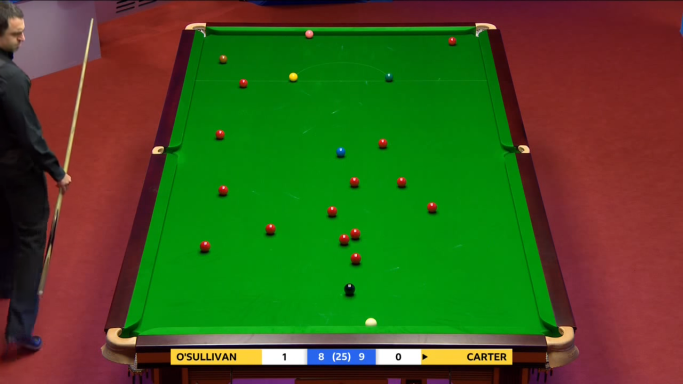
#> input picture examples/snooker1.jpg, 1366 x 768 px (shown at 1/2 size); its folder holds only this picture in this run
$ python -i detector.py   (imports and definitions only)
#> lines starting #> are read from the running program, lines starting #| are printed output that depends on the picture; after the words box and inside, x2 and y2 are one past the last pixel; in counts of white or black regions, pixels touching at a corner belong together
import cv2
import numpy as np
from typing import List, Dict, Tuple, Any
import matplotlib.pyplot as plt
from sklearn.cluster import KMeans
from collections import Counter

class Ball:
    """Represents a snooker ball with its properties"""

    # [14 lines left out: function __init__, not called in this run]

    def __repr__(self):
        return f"Ball(color='{self.color}', position={self.position}, radius={self.radius:.1f}, confidence={self.confidence:.2f})"


class BallDetector:
    """Detects snooker balls in an image using adaptive color analysis"""

    # Ball types in snooker
    BALL_TYPES = ['red', 'yellow', 'green', 'brown', 'blue', 'pink', 'black', 'white']

    # Maximum number of each ball type in a standard snooker game
    BALL_COUNTS = {
        'red': 15,
        'yellow': 1,
        'green': 1,
        'brown': 1,
        'blue': 1,
        'pink': 1,
        'black': 1,
        'white': 1
    }

    # Approximate BGR values for reference (not used directly for detection)
    REFERENCE_BGR = {
        'red': [40, 40, 200],     # Red ball
        'yellow': [30, 220, 220],  # Yellow ball
        'green': [30, 180, 30],    # Green ball
        'brown': [40, 80, 140],    # Brown ball
        'blue': [200, 60, 40],     # Blue ball
        'pink': [180, 120, 220],   # Pink ball
        'black': [20, 20, 20],     # Black ball
        'white': [230, 230, 230]   # White ball
    }

    def __init__(self,
                 min_ball_radius_ratio: float = 0.01,
                 max_ball_radius_ratio: float = 0.03,
                 circularity_threshold: float = 0.6,  # Reduced from 0.7 to allow less circular shapes
                 min_ball_area: int = 100,
                 debug: bool = False):
        """
        Initialize the ball detector

        Args:
            min_ball_radius_ratio: Minimum ball radius relative to table width
            max_ball_radius_ratio: Maximum ball radius relative to table width
            circularity_threshold: Minimum circularity for valid balls (0-1)
            min_ball_area: Minimum area for a valid ball in pixels
            debug: Whether to show debug images
        """
        self.min_ball_radius_ratio = min_ball_radius_ratio
        self.max_ball_radius_ratio = max_ball_radius_ratio
        self.circularity_threshold = circularity_threshold
        self.min_ball_area = min_ball_area
        self.debug = debug

    def detect_balls(self, image: np.ndarray,
                    table_corners: List[Tuple[int, int]] = None) -> List[Ball]:
        """
        Detect all snooker balls in the image using multi-approach detection

        Args:
            image: BGR image containing snooker table and balls
            table_corners: Optional corner coordinates of the table for proportional sizing

        Returns:
            List of detected Ball objects
        """
        # Make a copy of the input image
        img = image.copy()

        # Calculate table dimensions and create mask
        table_width, table_mask, img_masked, sorted_corners = self._prepare_image(img, table_corners)

        # Calculate ball radius range based on table width
        min_radius = max(1, int(table_width * self.min_ball_radius_ratio))
        max_radius = max(min_radius + 5, int(table_width * self.max_ball_radius_ratio))

        # Use multiple approaches to find ball candidates
        candidates = []

        # Step 1: Use blob detection (more robust to reflections and soft edges)
        blob_candidates = self._detect_balls_via_blob(img_masked, min_radius, max_radius)
        candidates.extend(blob_candidates)

        # Step 2: Use color-based segmentation (better for balls with distinct colors)
        color_candidates = self._detect_balls_via_color_segmentation(img_masked, min_radius, max_radius, table_mask)

        # Merge candidates from different approaches
        merged_candidates = self._merge_candidates(candidates, color_candidates, min_radius)

        if not merged_candidates:
            return []

        if self.debug:
            self._debug_show_candidates(img, merged_candidates, "Ball Candidates")

        # Extract color features for each ball candidate
        ball_features = []
        for candidate in merged_candidates:
            features = self._extract_color_features(img, candidate)
            ball_features.append((candidate, features))

        # Perform color-based clustering and classification
        detected_balls = self._classify_balls_by_color(img, ball_features)

        # Filter balls (remove overlaps, apply count constraints)
        filtered_balls = self._filter_balls(detected_balls)

        # Visualization
        if self.debug:
            self._debug_show_balls(img, filtered_balls, sorted_corners, "Detected Balls")

        return filtered_balls

    def _prepare_image(self, img: np.ndarray, table_corners: List[Tuple[int, int]]) -> Tuple[float, np.ndarray, np.ndarray, List[Tuple[int, int]]]:
        """Prepare the image for processing and calculate table dimensions"""
        # Calculate table width if corners are provided
        table_width = None
        sorted_corners = None

        if table_corners and len(table_corners) >= 4:
            sorted_corners = self._sort_corners(table_corners)
            # Calculate width as distance between top-left and top-right corners
            top_left, top_right = sorted_corners[0], sorted_corners[1]
            table_width = np.sqrt((top_right[0] - top_left[0])**2 +
                                  (top_right[1] - top_left[1])**2)

        # If table width not available, use image width
        if table_width is None:
            table_width = img.shape[1]

        # Create a mask for the table area if corners are provided
        table_mask = None
        if table_corners and len(table_corners) >= 4:
            table_mask = np.zeros((img.shape[0], img.shape[1]), dtype=np.uint8)
            cv2.fillPoly(table_mask, [np.array(sorted_corners, dtype=np.int32)], 255)
            img_masked = cv2.bitwise_and(img, img, mask=table_mask)
        else:
            table_mask = np.ones((img.shape[0], img.shape[1]), dtype=np.uint8) * 255
            img_masked = img.copy()

        return table_width, table_mask, img_masked, sorted_corners

    def _detect_balls_via_blob(self, img: np.ndarray, min_radius: int, max_radius: int) -> List[Dict]:
        """
        Detect potential ball candidates using blob detection
        """
        # Convert to grayscale
        gray = cv2.cvtColor(img, cv2.COLOR_BGR2GRAY)

        # Apply preprocessing to improve ball visibility
        # - Gaussian blur to reduce noise
        blurred = cv2.GaussianBlur(gray, (5, 5), 0)

        # - Apply CLAHE (Contrast Limited Adaptive Histogram Equalization)
        clahe = cv2.createCLAHE(clipLimit=2.0, tileGridSize=(8, 8))
        enhanced = clahe.apply(blurred)

        if self.debug:
            plt.figure(figsize=(12, 4))
            plt.subplot(1, 3, 1), plt.imshow(gray, cmap='gray')
            plt.title('Grayscale'), plt.axis('off')
            plt.subplot(1, 3, 2), plt.imshow(blurred, cmap='gray')
            plt.title('Blurred'), plt.axis('off')
            plt.subplot(1, 3, 3), plt.imshow(enhanced, cmap='gray')
            plt.title('Enhanced (CLAHE)'), plt.axis('off')
            plt.tight_layout()
            plt.show()

        # Set up the blob detector parameters
        params = cv2.SimpleBlobDetector_Params()

        # Change thresholds - lower min threshold to detect darker balls
        params.minThreshold = 10
        params.maxThreshold = 255

        # Filter by area
        params.filterByArea = True
        params.minArea = np.pi * (min_radius ** 2)
        params.maxArea = np.pi * (max_radius ** 2) * 1.5  # Bit larger to account for reflections

        # Filter by circularity
        params.filterByCircularity = True
        params.minCircularity = self.circularity_threshold - 0.1  # Lower threshold for blob detection

        # Filter by convexity
        params.filterByConvexity = True
        params.minConvexity = 0.8

        # Filter by inertia ratio (how elongated a shape is - 1.0 is a perfect circle)
        params.filterByInertia = True
        params.minInertiaRatio = 0.7

        # Create blob detector
        detector = cv2.SimpleBlobDetector_create(params)

        # Detect blobs
        keypoints = detector.detect(enhanced)

        # Create candidate objects from keypoints
        candidates = []
        for kp in keypoints:
            center = (int(kp.pt[0]), int(kp.pt[1]))
            radius = int(kp.size / 2)  # size is diameter

            # Create a mask for this ball
            mask = np.zeros(img.shape[:2], dtype=np.uint8)
            cv2.circle(mask, center, radius, 255, -1)

            candidates.append({
                'center': center,
                'radius': radius,
                'mask': mask,
                'circularity': 0.9,  # SimpleBlobDetector already filters by circularity
                'detection_type': 'blob'
            })

        if self.debug:
            # Draw detected blobs
            blob_img = cv2.drawKeypoints(img, keypoints, np.array([]),
                                        (0, 255, 0),
                                        cv2.DRAW_MATCHES_FLAGS_DRAW_RICH_KEYPOINTS)
            plt.figure(figsize=(10, 7))
            plt.imshow(cv2.cvtColor(blob_img, cv2.COLOR_BGR2RGB))
            plt.title(f'Blob Detection: {len(candidates)} candidates')
            plt.axis('off')
            plt.show()

        return candidates

    def _detect_balls_via_color_segmentation(self, img: np.ndarray, min_radius: int, max_radius: int, table_mask: np.ndarray) -> List[Dict]:
        """
        Detect potential ball candidates using color segmentation
        """
        candidates = []

        # Convert to HSV for better color segmentation
        hsv = cv2.cvtColor(img, cv2.COLOR_BGR2HSV)

        # We'll try to detect balls with distinctive colors (white, black, colored balls)
        # using color thresholds specific to each type of ball

        # List of color segmentation configurations (name, lower_hsv, upper_hsv)
        color_configs = [
            # White ball (high value, low saturation)
            ('white', np.array([0, 0, 180]), np.array([180, 50, 255])),

            # Black ball (low value)
            ('black', np.array([0, 0, 0]), np.array([180, 255, 50])),

            # Yellow ball
            ('yellow', np.array([20, 100, 100]), np.array([35, 255, 255])),

            # Blue ball
            ('blue', np.array([100, 70, 70]), np.array([130, 255, 255])),

            # Green ball
            ('green', np.array([40, 40, 40]), np.array([80, 255, 255])),

            # Pink ball
            ('pink', np.array([145, 30, 150]), np.array([165, 255, 255])),

            # Red balls (two ranges to handle the hue wrap-around)
            ('red1', np.array([0, 120, 70]), np.array([10, 255, 255])),
            ('red2', np.array([170, 120, 70]), np.array([180, 255, 255]))
        ]

        # Process each color range
        for color_name, lower, upper in color_configs:
            # Create mask for this color range
            color_mask = cv2.inRange(hsv, lower, upper)

            # Combine red masks if processing the second red range
            if color_name == 'red2':
                red1_mask = cv2.inRange(hsv, np.array([0, 120, 70]), np.array([10, 255, 255]))
                color_mask = cv2.bitwise_or(color_mask, red1_mask)
                color_name = 'red'  # Rename for consistency

            # Apply table mask to restrict detection to table area
            if table_mask is not None:
                color_mask = cv2.bitwise_and(color_mask, table_mask)

            # Clean up the mask
            kernel = np.ones((3, 3), np.uint8)
            color_mask = cv2.morphologyEx(color_mask, cv2.MORPH_OPEN, kernel)
            color_mask = cv2.morphologyEx(color_mask, cv2.MORPH_CLOSE, kernel, iterations=2)

            if self.debug and np.sum(color_mask) > 0:
                plt.figure(figsize=(8, 6))
                plt.imshow(color_mask, cmap='gray')
                plt.title(f'{color_name} Color Mask')
                plt.axis('off')
                plt.show()

            # Find contours
            contours, _ = cv2.findContours(color_mask, cv2.RETR_EXTERNAL, cv2.CHAIN_APPROX_SIMPLE)

            # Process each contour
            for contour in contours:
                area = cv2.contourArea(contour)

                # Skip small contours
                if area < self.min_ball_area:
                    continue

                # Check if area is within range for a ball
                min_area = np.pi * (min_radius ** 2)
                max_area = np.pi * (max_radius ** 2) * 1.5  # Allow a bit larger

                if area < min_area or area > max_area:
                    continue

                # Calculate circularity
                perimeter = cv2.arcLength(contour, True)
                if perimeter == 0:
                    continue
                circularity = 4 * np.pi * area / (perimeter * perimeter)

                # Skip non-circular objects
                if circularity < self.circularity_threshold:
                    continue

                # Find the minimum enclosing circle
                (x, y), radius = cv2.minEnclosingCircle(contour)

                # Check if radius is within expected range
                if radius < min_radius or radius > max_radius:
                    continue

                # Create a mask for this ball
                mask = np.zeros(img.shape[:2], dtype=np.uint8)
                cv2.drawContours(mask, [contour], -1, 255, -1)

                # Add to candidates
                candidates.append({
                    'center': (int(x), int(y)),
                    'radius': int(radius),
                    'mask': mask,
                    'circularity': circularity,
                    'detection_type': 'color_' + color_name,
                    'color_hint': color_name.replace('1', '').replace('2', '')  # Remove number suffixes
                })

        if self.debug:
            # Draw detected candidates
            color_img = img.copy()
            for candidate in candidates:
                cv2.circle(color_img, candidate['center'], candidate['radius'], (0, 255, 0), 2)

            plt.figure(figsize=(10, 7))
            plt.imshow(cv2.cvtColor(color_img, cv2.COLOR_BGR2RGB))
            plt.title(f'Color Segmentation: {len(candidates)} candidates')
            plt.axis('off')
            plt.show()

        return candidates

    def _merge_candidates(self, candidates1: List[Dict], candidates2: List[Dict], min_radius: int) -> List[Dict]:
        """
        Merge candidates from different detection approaches, removing duplicates
        """
        merged = candidates1.copy()

        # Check each candidate from the second list
        for c2 in candidates2:
            is_duplicate = False
            for c1 in candidates1:
                # Calculate distance between centers
                dist = np.sqrt((c1['center'][0] - c2['center'][0])**2 +
                             (c1['center'][1] - c2['center'][1])**2)

                # If centers are close, they're the same ball
                if dist < min_radius * 1.5:
                    is_duplicate = True
                    break

            # Add if it's not a duplicate
            if not is_duplicate:
                merged.append(c2)

        return merged

    # [551 lines left out: functions _extract_color_features, _classify_balls_by_color, _match_clusters_to_colors, _classify_by_color_distance, _filter_balls, _debug_show_candidates and 3 more, not called in this run]

>>> import cv2
>>> picture = cv2.imread('../../examples/snooker1.jpg')
#> picture is the input picture: shape (768, 1366, 3); mean B, G, R 31, 85.3, 66.2
>>> result = BallDetector().detect_balls(picture)
#> in detect_balls, `table_width, table_mask, img_masked, sorted_corners = self._prepare_im..`: table_width = 1366
#> in detect_balls, `min_radius = max(1, int(table_width * self.min_ball_radius_ratio))`: min_radius = 13
#> in detect_balls, `max_radius = max(min_radius + 5, int(table_width * self.max_ball_radiu..`: max_radius = 40
#> in _detect_balls_via_blob, `gray = cv2.cvtColor(img, cv2.COLOR_BGR2GRAY)`:
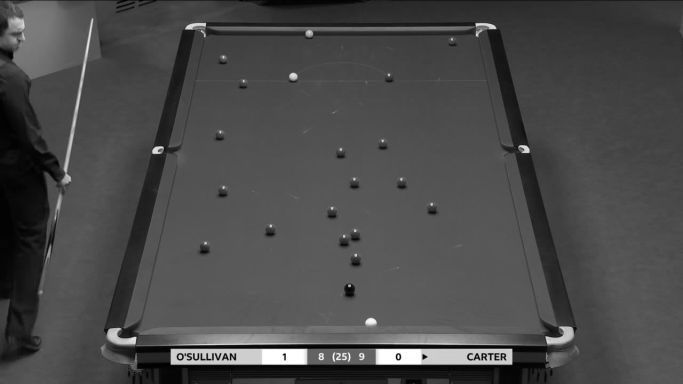
#> gray: shape (768, 1366) (shown at 1/2 size); min 0, max 255, mean 73.4
#> in _detect_balls_via_blob, `enhanced = clahe.apply(blurred)`:
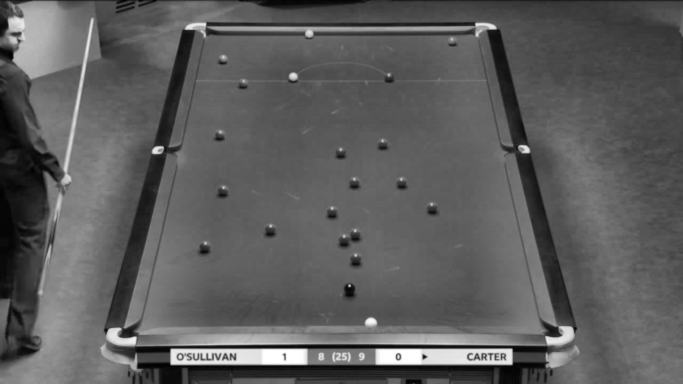
#> enhanced: shape (768, 1366) (shown at 1/2 size); min 1, max 255, mean 92.6
#> in _detect_balls_via_blob, `keypoints = detector.detect(enhanced)`: keypoints = ()
#> after the loop in _detect_balls_via_blob, `for kp in keypoints:`: candidates = []
#> the loop in _detect_balls_via_color_segmentation, `for color_name, lower, upper in color_configs:` made 8 passes
#> pass 1, in _detect_balls_via_color_segmentation, `color_mask = cv2.inRange(hsv, lower, upper)`:
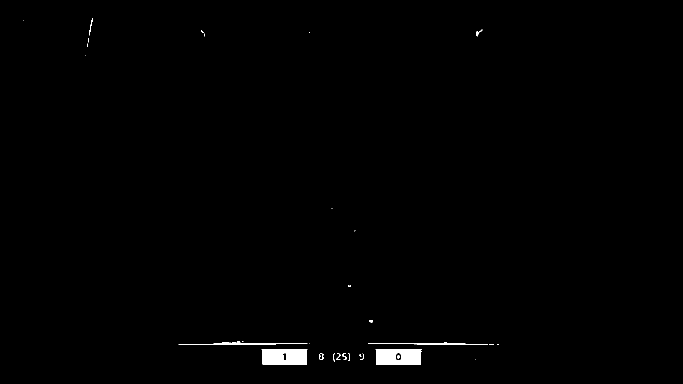
#> color_mask: shape (768, 1366) (shown at 1/2 size); 0.65% white; 39 white regions (24 under 20 px), largest, box (x1, y1, x2, y2) and area: (523, 698, 615, 729) 2697, (751, 698, 843, 729) 2655, (357, 686, 615, 690) 483
#> pass 1, in _detect_balls_via_color_segmentation, `color_mask = cv2.morphologyEx(color_mask, cv2.MORPH_OPEN, kernel)`:
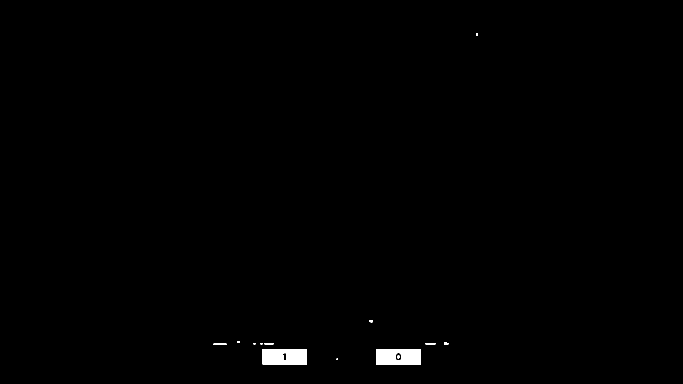
#> color_mask: shape (768, 1366) (shown at 1/2 size); 0.54% white; 13 white regions (4 under 20 px), largest, box (x1, y1, x2, y2) and area: (525, 698, 614, 729) 2693, (752, 698, 842, 729) 2650, (427, 687, 453, 690) 78
#> pass 2, in _detect_balls_via_color_segmentation, `color_mask = cv2.inRange(hsv, lower, upper)`:
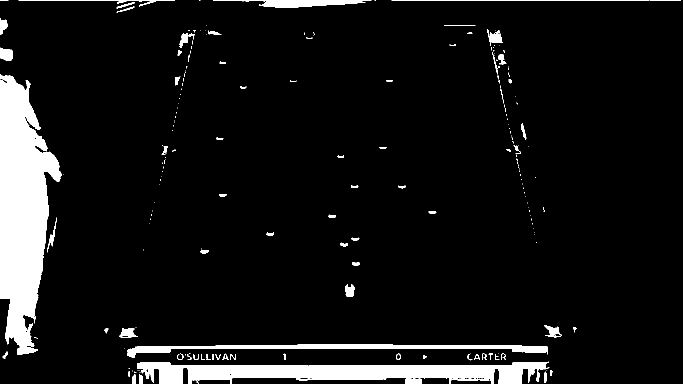
#> color_mask: shape (768, 1366) (shown at 1/2 size); 7.8% white; 207 white regions (131 under 20 px), largest, box (x1, y1, x2, y2) and area: (0, 148, 124, 710) 42128, (274, 723, 1099, 768) 22645, (254, 689, 1096, 716) 6700
#> after the loop in _detect_balls_via_color_segmentation, `for color_name, lower, upper in color_configs:`:
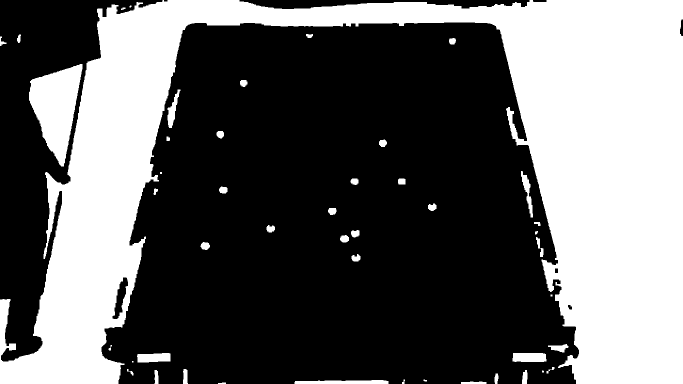
#> color_mask: shape (768, 1366) (shown at 1/2 size); 38.5% white; 47 white regions (5 under 20 px), largest, box (x1, y1, x2, y2) and area: (0, 0, 1366, 768) 380711, (58, 128, 165, 333) 12579, (589, 760, 777, 768) 1270
#> after the loop in _detect_balls_via_color_segmentation, `for color_name, lower, upper in color_configs:`:
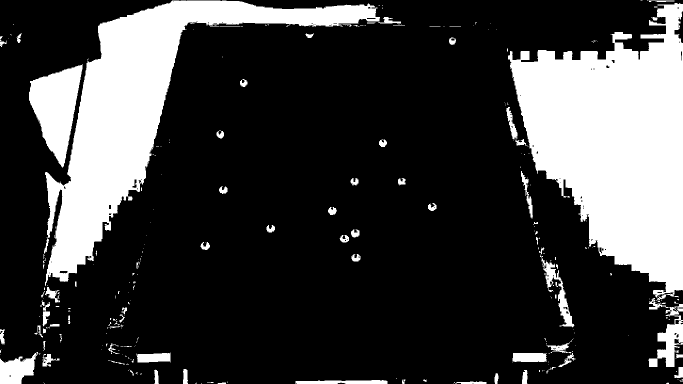
#> red1_mask: shape (768, 1366) (shown at 1/2 size); 23.7% white; 321 white regions (239 under 20 px), largest, box (x1, y1, x2, y2) and area: (1016, 6, 1366, 604) 122777, (90, 1, 760, 572) 91169, (58, 128, 165, 335) 12421
#> result = []
